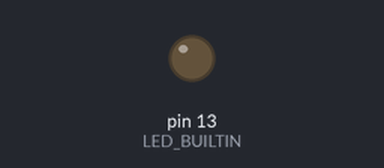
Bench run of a sketch on a simulated Arduino Uno, built with avr-gcc and run on an emulated ATmega328P. Parts: output pins drawn as LEDs (lit = HIGH).

Above: at 0.5 s.
At 4.6 s:
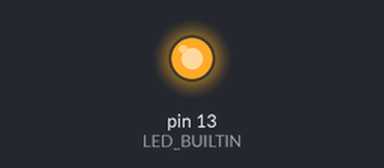
Timing chart, 0 to 7.8 s (numbered marks = the images above):
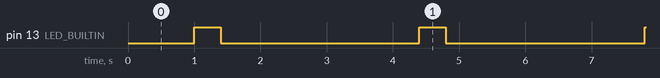

The sketch:

millis_different_on_and_off_times.ino
```cpp
// (licence header left out)
unsigned long previousMillis;
unsigned long interval = 1000; // start value set to 1 second
int ledState = LOW;            // led is off at start.

void setup()
{
  pinMode( LED_BUILTIN, OUTPUT);
}

void loop()
{
  unsigned long currentMillis = millis();

  if( currentMillis - previousMillis >= interval)
  {
    previousMillis = currentMillis;

    if( ledState == HIGH) // led was on ?
    {
      interval = 3000;    // new interval is a few seconds
      ledState = LOW;     // new led state is off
    }
    else                  // led was off
    {
      interval = 400;     // new interval is a short time
      ledState = HIGH;    // new led state is on
    }

    digitalWrite( LED_BUILTIN, ledState); // set new led state
  }
}
```

Measured:
- by itself, pin 13 (LED_BUILTIN): alternates HIGH for 0.40 s and LOW for 3.0 s
